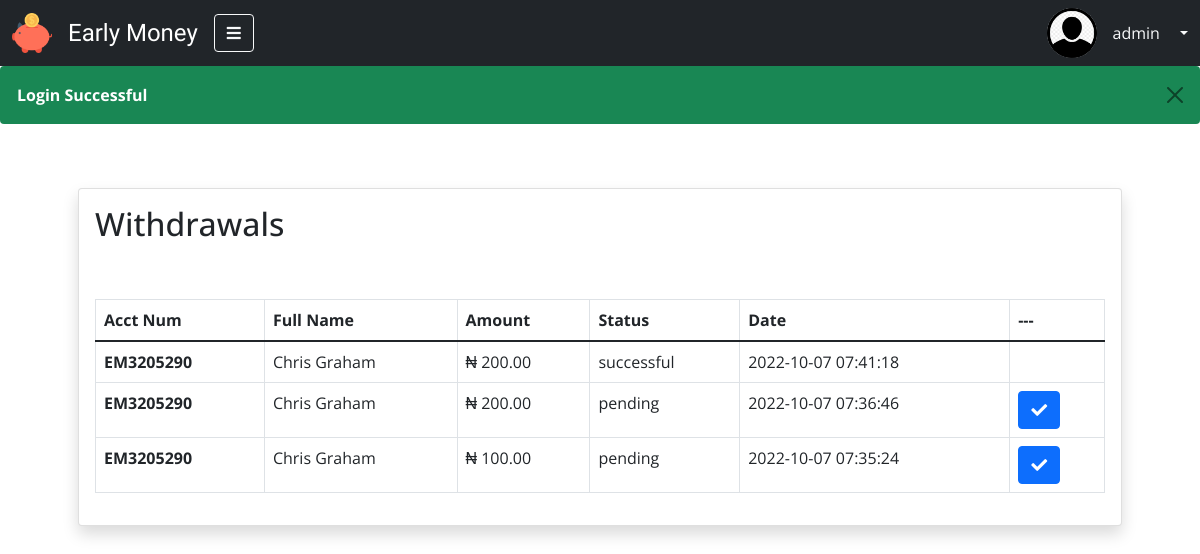
Screenshot of /portal/withdraw.php (signed in) with the database file from the repository.
### tables this page shows
CREATE TABLE `withdraw` (
  `id` int(11) NOT NULL,
  `acct_num` varchar(30) NOT NULL,
  `fname` varchar(200) NOT NULL,
  `amount` int(100) NOT NULL,
  `d_status` varchar(5) NOT NULL,
  `date_created` timestamp NOT NULL DEFAULT current_timestamp() ON UPDATE current_timestamp()
);

### portal/withdraw.php (the view, shortened to what this page needs)
<?php
require "../assets/includes/sessions.php";
require "../assets/config/dbconnect.php";
?>
<!DOCTYPE html>
<html lang="en">
<head>
    <link rel="stylesheet" href="../assets/css/bootstrap5.min.css">
    <link rel="stylesheet" href="../assets/css/animate.css">
    <link rel="stylesheet" href="../assets/lib/fontawsome/css/all.css">
    <link rel="stylesheet" href="../assets/css/style.css">
</head>
<body>
    <section>
        <?php include_once "../assets/includes/dash-nav.php"; ?>
        <?php echo errorMsg();
        echo successMsg(); ?>
    </section>
    <section>
        <div class="container p-2 p-md-5">
            <div class="card p-3 shadow">
                <h2>Withdrawals</h2>
                <div class="table-responsive mt-5">
                    <table class="table table-bordered table-hover">
                        <thead>
                            <tr>
                                <th scope="col">Acct Num</th>
                                <th scope="col">Full Name</th>
                                <th scope="col">Amount</th>
                                <th scope="col">Status</th>
                                <th scope="col">Date</th>
                                <th scope="col">---</th>
                            </tr>
                        </thead>
                        <tbody>
                            <?php
                                $sql = "SELECT * FROM withdraw ORDER BY id DESC";
                                $query = mysqli_query($connectDB,$sql);
                                while ($row = mysqli_fetch_assoc($query)) {
                            ?>
                                <tr>
                                    <th scope="row"><?php echo $row['acct_num']; ?></th>
                                    <td><?php echo $row['fname']; ?></td>
                                    <td> ₦ <?php echo number_format($row['amount'], 2, '.', ','); ?></td>
                                    <td><?php echo ($row['d_status'] == '0')?'pending':'successful'; ?></td>
                                    <td><?php echo $row['date_created']; ?></td>
                                    <td>
                                        <a href="../assets/config/withdraw_config.php?ver=<?php echo $row['id']; ?>&acct=<?php echo $row['acct_num']; ?>&amt=<?php echo $row['amount']; ?>" class="btn btn-primary <?php echo ($row['d_status'] == '1')?'d-none':''; ?>">
                                            <i class="fa fa-check"></i>
                                        </a>
                                    </td>
                                </tr>
                            <?php } ?>
                        </tbody>
                    </table>
                </div>
            </div>
        </div>
    </section>
</body>
</html>

### assets/css/style.css (style rules this page uses)
* { font-family: 'Open Sans', sans-serif; }

### rows the page displays
withdraw: acct_num "EM3205290", fname "Chris Graham", amount "200.00", d_status "successful", date_created "2022-10-07 07:41:18"
withdraw: acct_num "EM3205290", fname "Chris Graham", amount "200.00", d_status "pending", date_created "2022-10-07 07:36:46"
withdraw: acct_num "EM3205290", fname "Chris Graham", amount "100.00", d_status "pending", date_created "2022-10-07 07:35:24"

### other values shown
$_SESSION['fullName'] "admin"
successMsg() "Login Successful"
